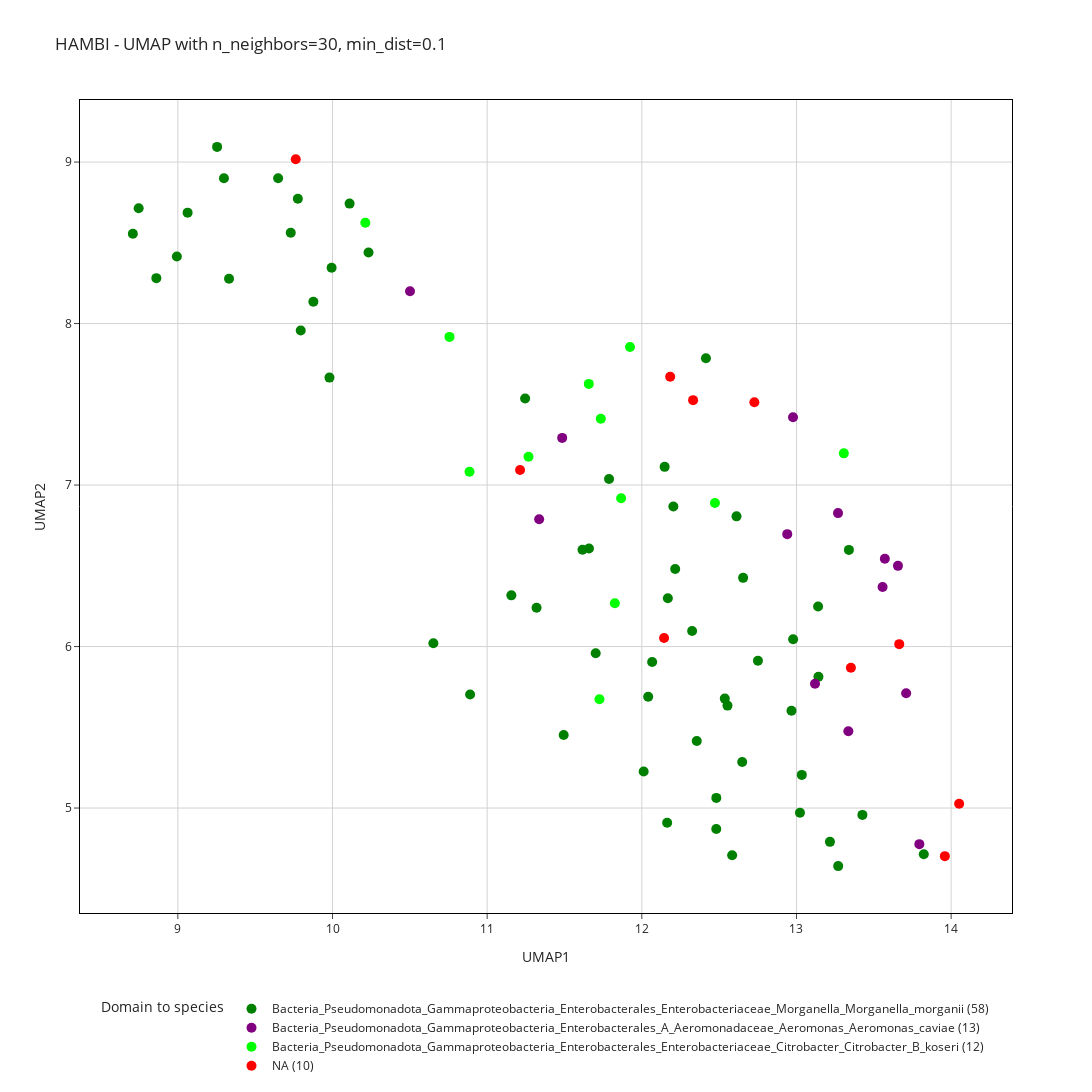

Write notebook code for a chart like this one.
### Code cell
n_neighbors = [30]
min_dist = [0.1]
color_dict = ["#008000", "#800080", "#00FF00", "#FF0000"]

custom_colors = color_dict
for n in n_neighbors:
    for m in min_dist:
        reducer = umap.UMAP(n_neighbors=n, min_dist=m, random_state=seed)
        embedding = reducer.fit_transform(df_top150_C3.iloc[:, :-17])
        top150_UMAP_df_C3  = pd.DataFrame({
            'UMAP1': embedding[:, 0],
            'UMAP2': embedding[:, 1],
            'Domain to species': df_top150_C3['Domain to species'],
            'Domain to genus': df_top150_C3['Domain to genus'],
            'element': df_top150_C3['element'],
            'contig': df_top150_C3.index,
        })
        # clustering k defined choosing the k by looking at the UMAP 
        kmeans = KMeans(n_clusters=11, random_state=seed)
        
        k_labels = kmeans.fit_predict(embedding)
        
        top150_UMAP_df_C3['cluster'] = k_labels
        
        column = 'Domain to species'
        top150_UMAP_df_C3['Domain to species'] = top150_UMAP_df_C3['Domain to species'].fillna('NA')

        value_counts = top150_UMAP_df_C3[column].value_counts().to_dict()

        top150_UMAP_df_C3[f'{column}_with_counts'] = top150_UMAP_df_C3[column].apply(lambda x: f'{x} ({value_counts[x]})')

        top150_UMAP_df_C3['count'] = top150_UMAP_df_C3[column].map(value_counts)
        top150_UMAP_df_C3 = top150_UMAP_df_C3.sort_values(by=['count'], ascending=False)

        top150_UMAP_df_C3[f'{column}_with_counts'] = pd.Categorical(
            top150_UMAP_df_C3[f'{column}_with_counts'],
            categories=top150_UMAP_df_C3[f'{column}_with_counts'].unique(),
            ordered=True
        )
        
        fig = px.scatter(top150_UMAP_df_C3, 
                            x='UMAP1', 
                            y='UMAP2', 
                            labels={f'{column}_with_counts': column},
                            color=f'{column}_with_counts', 
                            title=f' HAMBI - UMAP with n_neighbors={n}, min_dist={m}', 
                            color_discrete_sequence=custom_colors,
                            hover_data={'cluster': True, 'Domain to species': True, 'Domain to genus': True, 'element': True, 'contig': True} )
        title = f' HAMBI - UMAP with n_neighbors={n}, min_dist={m}'
        fig.update_traces(marker=dict(size=10))
        fig.update_layout(
            height=1700,
            width=1200,
            title_text=title,
            showlegend=True,
            legend=dict(
                x=0.5,
                y=-0.1,
                traceorder="normal",
                xanchor='center',
                yanchor='top',
                orientation='h'
            ),
            template='simple_white',
            xaxis=dict(
                showgrid=True,
                gridcolor='lightgray',
                zeroline=False,
                showline=True,  
                linecolor='black', 
                linewidth=1,
                mirror=True
            ),
            yaxis=dict(
                showgrid=True,
                gridcolor='lightgray',
                zeroline=False,
                showline=True,
                linecolor='black',
                linewidth=1,
                mirror=True
            )
        )
        fig.show()
        fig.write_image(f'UMAP_HAMBI_top150_features/UMAP_{n}_{m}_C3.png')
        fig.write_html(f'UMAP_HAMBI_top150_features/UMAP_{n}_{m}_C3.html')

### Figure 1 — Plotly figure (JSON) as saved in the notebook; plotly's stock layout.template omitted (floating-point values rounded to 4 significant figures; data arrays with more than 128 entries replaced by an {"elided": "..."} marker saying what was removed)
{"data": [{"customdata": {"elided": "58x5 mixed values"}, "hovertemplate": "Domain to species=%{customdata[1]}<br>UMAP1=%{x}<br>UMAP2=%{y}<br>cluster=%{customdata[0]}<br>Domain to genus=%{customdata[2]}<br>element=%{customdata[3]}<br>contig=%{customdata[4]}<extra></extra>", "legendgroup": "Bacteria_Pseudomonadota_Gammaproteobacteria_Enterobacterales_Enterobacteriaceae_Morganella_Morganella_morganii (58)", "marker": {"color": "#008000", "size": 10, "symbol": "circle"}, "mode": "markers", "name": "Bacteria_Pseudomonadota_Gammaproteobacteria_Enterobacterales_Enterobacteriaceae_Morganella_Morganella_morganii (58)", "orientation": "v", "showlegend": true, "type": "scatter", "x": [13.02, 9.795, 9.648, 11.16, 8.994, 12.98, 12.48, 10.65, 8.861, 11.32, 12.97, 12.07, 12.33, 12.55, 12.65, 11.7, 12.54, 13.14, 9.298, 12.41, 12.75, 8.709, 12.36, 9.98, 9.776, 13.03, 12.17, 10.89, 13.27, 9.876, 13.22, 12.01, 12.04, 12.58, 11.62, 9.063, 9.73, 13.82, 8.747, 9.994, 12.61, 9.254, 11.25, 11.49, 9.331, 12.65, 13.34, 12.15, 13.43, 12.2, 13.14, 12.16, 11.79, 10.11, 12.48, 10.23, 12.22, 11.66], "xaxis": "x", "y": [4.971, 7.957, 8.9, 6.317, 8.415, 6.045, 4.87, 6.02, 8.281, 6.24, 5.602, 5.904, 6.096, 5.634, 5.285, 5.958, 5.678, 6.248, 8.9, 7.785, 5.912, 8.557, 5.415, 7.665, 8.773, 5.205, 6.299, 5.703, 4.64, 8.136, 4.791, 5.226, 5.689, 4.707, 6.6, 8.687, 8.563, 4.714, 8.714, 8.346, 6.806, 9.094, 7.535, 5.452, 8.278, 6.425, 6.599, 7.113, 4.958, 6.867, 5.813, 4.909, 7.038, 8.743, 5.063, 8.44, 6.48, 6.607], "yaxis": "y"}, {"customdata": [[8, "Bacteria_Pseudomonadota_Gammaproteobacteria_Enterobacterales_A_Aeromonadaceae_Aeromonas_Aeromonas_caviae", "Bacteria_Pseudomonadota_Gammaproteobacteria_Enterobacterales_A_Aeromonadaceae_Aeromonas", "chromosome", "bcAd1039T--bcAd1039T_ptg000225l"], [3, "Bacteria_Pseudomonadota_Gammaproteobacteria_Enterobacterales_A_Aeromonadaceae_Aeromonas_Aeromonas_caviae", "Bacteria_Pseudomonadota_Gammaproteobacteria_Enterobacterales_A_Aeromonadaceae_Aeromonas", "chromosome", "bcAd1039T--bcAd1039T_ptg000391l"], [8, "Bacteria_Pseudomonadota_Gammaproteobacteria_Enterobacterales_A_Aeromonadaceae_Aeromonas_Aeromonas_caviae", "Bacteria_Pseudomonadota_Gammaproteobacteria_Enterobacterales_A_Aeromonadaceae_Aeromonas", "chromosome", "bcAd1039T--bcAd1039T_ptg000114l"], [8, "Bacteria_Pseudomonadota_Gammaproteobacteria_Enterobacterales_A_Aeromonadaceae_Aeromonas_Aeromonas_caviae", "Bacteria_Pseudomonadota_Gammaproteobacteria_Enterobacterales_A_Aeromonadaceae_Aeromonas", "chromosome", "bcAd1039T--bcAd1039T_ptg000348l"], [5, "Bacteria_Pseudomonadota_Gammaproteobacteria_Enterobacterales_A_Aeromonadaceae_Aeromonas_Aeromonas_caviae", "Bacteria_Pseudomonadota_Gammaproteobacteria_Enterobacterales_A_Aeromonadaceae_Aeromonas", "chromosome", "bcAd1039T--bcAd1039T_ptg000258l"], [4, "Bacteria_Pseudomonadota_Gammaproteobacteria_Enterobacterales_A_Aeromonadaceae_Aeromonas_Aeromonas_caviae", "Bacteria_Pseudomonadota_Gammaproteobacteria_Enterobacterales_A_Aeromonadaceae_Aeromonas", "chromosome", "bcAd1039T--bcAd1039T_ptg000023l"], [6, "Bacteria_Pseudomonadota_Gammaproteobacteria_Enterobacterales_A_Aeromonadaceae_Aeromonas_Aeromonas_caviae", "Bacteria_Pseudomonadota_Gammaproteobacteria_Enterobacterales_A_Aeromonadaceae_Aeromonas", "chromosome", "bcAd1039T--bcAd1039T_ptg000460l"], [4, "Bacteria_Pseudomonadota_Gammaproteobacteria_Enterobacterales_A_Aeromonadaceae_Aeromonas_Aeromonas_caviae", "Bacteria_Pseudomonadota_Gammaproteobacteria_Enterobacterales_A_Aeromonadaceae_Aeromonas", "chromosome", "bcAd1039T--bcAd1039T_ptg000244l"], [8, "Bacteria_Pseudomonadota_Gammaproteobacteria_Enterobacterales_A_Aeromonadaceae_Aeromonas_Aeromonas_caviae", "Bacteria_Pseudomonadota_Gammaproteobacteria_Enterobacterales_A_Aeromonadaceae_Aeromonas", "chromosome", "bcAd1039T--bcAd1039T_ptg000267l"], [8, "Bacteria_Pseudomonadota_Gammaproteobacteria_Enterobacterales_A_Aeromonadaceae_Aeromonas_Aeromonas_caviae", "Bacteria_Pseudomonadota_Gammaproteobacteria_Enterobacterales_A_Aeromonadaceae_Aeromonas", "chromosome", "bcAd1039T--bcAd1039T_ptg000111l"], [7, "Bacteria_Pseudomonadota_Gammaproteobacteria_Enterobacterales_A_Aeromonadaceae_Aeromonas_Aeromonas_caviae", "Bacteria_Pseudomonadota_Gammaproteobacteria_Enterobacterales_A_Aeromonadaceae_Aeromonas", "chromosome", "bcAd1039T--bcAd1039T_ptg000200l"], [3, "Bacteria_Pseudomonadota_Gammaproteobacteria_Enterobacterales_A_Aeromonadaceae_Aeromonas_Aeromonas_caviae", "Bacteria_Pseudomonadota_Gammaproteobacteria_Enterobacterales_A_Aeromonadaceae_Aeromonas", "chromosome", "bcAd1039T--bcAd1039T_ptg000415l"], [4, "Bacteria_Pseudomonadota_Gammaproteobacteria_Enterobacterales_A_Aeromonadaceae_Aeromonas_Aeromonas_caviae", "Bacteria_Pseudomonadota_Gammaproteobacteria_Enterobacterales_A_Aeromonadaceae_Aeromonas", "chromosome", "bcAd1039T--bcAd1039T_ptg000354l"]], "hovertemplate": "Domain to species=%{customdata[1]}<br>UMAP1=%{x}<br>UMAP2=%{y}<br>cluster=%{customdata[0]}<br>Domain to genus=%{customdata[2]}<br>element=%{customdata[3]}<br>contig=%{customdata[4]}<extra></extra>", "legendgroup": "Bacteria_Pseudomonadota_Gammaproteobacteria_Enterobacterales_A_Aeromonadaceae_Aeromonas_Aeromonas_caviae (13)", "marker": {"color": "#800080", "size": 10, "symbol": "circle"}, "mode": "markers", "name": "Bacteria_Pseudomonadota_Gammaproteobacteria_Enterobacterales_A_Aeromonadaceae_Aeromonas_Aeromonas_caviae (13)", "orientation": "v", "showlegend": true, "type": "scatter", "x": [13.66, 11.34, 13.56, 13.27, 10.5, 13.71, 13.79, 13.12, 12.94, 13.57, 12.98, 11.49, 13.34], "xaxis": "x", "y": [6.5, 6.789, 6.368, 6.826, 8.2, 5.711, 4.777, 5.77, 6.696, 6.544, 7.419, 7.292, 5.476], "yaxis": "y"}, {"customdata": [[10, "Bacteria_Pseudomonadota_Gammaproteobacteria_Enterobacterales_Enterobacteriaceae_Citrobacter_Citrobacter_B_koseri", "Bacteria_Pseudomonadota_Gammaproteobacteria_Enterobacterales_Enterobacteriaceae_Citrobacter", "chromosome", "bcAd1039T--bcAd1039T_ptg000658l"], [7, "Bacteria_Pseudomonadota_Gammaproteobacteria_Enterobacterales_Enterobacteriaceae_Citrobacter_Citrobacter_B_koseri", "Bacteria_Pseudomonadota_Gammaproteobacteria_Enterobacterales_Enterobacteriaceae_Citrobacter", "chromosome", "bcAd1063T--bcAd1063T_ptg000302l"], [3, "Bacteria_Pseudomonadota_Gammaproteobacteria_Enterobacterales_Enterobacteriaceae_Citrobacter_Citrobacter_B_koseri", "Bacteria_Pseudomonadota_Gammaproteobacteria_Enterobacterales_Enterobacteriaceae_Citrobacter", "chromosome", "bcAd1063T--bcAd1063T_ptg000314l"], [10, "Bacteria_Pseudomonadota_Gammaproteobacteria_Enterobacterales_Enterobacteriaceae_Citrobacter_Citrobacter_B_koseri", "Bacteria_Pseudomonadota_Gammaproteobacteria_Enterobacterales_Enterobacteriaceae_Citrobacter", "chromosome", "bcAd1063T--bcAd1063T_ptg000361l"], [3, "Bacteria_Pseudomonadota_Gammaproteobacteria_Enterobacterales_Enterobacteriaceae_Citrobacter_Citrobacter_B_koseri", "Bacteria_Pseudomonadota_Gammaproteobacteria_Enterobacterales_Enterobacteriaceae_Citrobacter", "chromosome", "bcAd1063T--bcAd1063T_ptg000321l"], [5, "Bacteria_Pseudomonadota_Gammaproteobacteria_Enterobacterales_Enterobacteriaceae_Citrobacter_Citrobacter_B_koseri", "Bacteria_Pseudomonadota_Gammaproteobacteria_Enterobacterales_Enterobacteriaceae_Citrobacter", "chromosome", "bcAd1063T--bcAd1063T_ptg000365l"], [3, "Bacteria_Pseudomonadota_Gammaproteobacteria_Enterobacterales_Enterobacteriaceae_Citrobacter_Citrobacter_B_koseri", "Bacteria_Pseudomonadota_Gammaproteobacteria_Enterobacterales_Enterobacteriaceae_Citrobacter", "chromosome", "bcAd1063T--bcAd1063T_ptg000354l"], [3, "Bacteria_Pseudomonadota_Gammaproteobacteria_Enterobacterales_Enterobacteriaceae_Citrobacter_Citrobacter_B_koseri", "Bacteria_Pseudomonadota_Gammaproteobacteria_Enterobacterales_Enterobacteriaceae_Citrobacter", "chromosome", "bcAd1039T--bcAd1039T_ptg000700l"], [0, "Bacteria_Pseudomonadota_Gammaproteobacteria_Enterobacterales_Enterobacteriaceae_Citrobacter_Citrobacter_B_koseri", "Bacteria_Pseudomonadota_Gammaproteobacteria_Enterobacterales_Enterobacteriaceae_Citrobacter", "chromosome", "bcAd1039T--bcAd1039T_ptg000653l"], [8, "Bacteria_Pseudomonadota_Gammaproteobacteria_Enterobacterales_Enterobacteriaceae_Citrobacter_Citrobacter_B_koseri", "Bacteria_Pseudomonadota_Gammaproteobacteria_Enterobacterales_Enterobacteriaceae_Citrobacter", "chromosome", "bcAd1039T--bcAd1039T_ptg000705l"], [3, "Bacteria_Pseudomonadota_Gammaproteobacteria_Enterobacterales_Enterobacteriaceae_Citrobacter_Citrobacter_B_koseri", "Bacteria_Pseudomonadota_Gammaproteobacteria_Enterobacterales_Enterobacteriaceae_Citrobacter", "chromosome", "bcAd1039T--bcAd1039T_ptg000683l"], [5, "Bacteria_Pseudomonadota_Gammaproteobacteria_Enterobacterales_Enterobacteriaceae_Citrobacter_Citrobacter_B_koseri", "Bacteria_Pseudomonadota_Gammaproteobacteria_Enterobacterales_Enterobacteriaceae_Citrobacter", "chromosome", "bcAd1063T--bcAd1063T_ptg000308l"]], "hovertemplate": "Domain to species=%{customdata[1]}<br>UMAP1=%{x}<br>UMAP2=%{y}<br>cluster=%{customdata[0]}<br>Domain to genus=%{customdata[2]}<br>element=%{customdata[3]}<br>contig=%{customdata[4]}<extra></extra>", "legendgroup": "Bacteria_Pseudomonadota_Gammaproteobacteria_Enterobacterales_Enterobacteriaceae_Citrobacter_Citrobacter_B_koseri (12)", "marker": {"color": "#00FF00", "size": 10, "symbol": "circle"}, "mode": "markers", "name": "Bacteria_Pseudomonadota_Gammaproteobacteria_Enterobacterales_Enterobacteriaceae_Citrobacter_Citrobacter_B_koseri (12)", "orientation": "v", "showlegend": true, "type": "scatter", "x": [12.47, 11.92, 11.74, 11.83, 11.66, 10.76, 10.89, 11.27, 11.73, 13.31, 11.87, 10.21], "xaxis": "x", "y": [6.888, 7.854, 7.411, 6.268, 7.626, 7.918, 7.082, 7.175, 5.674, 7.196, 6.918, 8.625], "yaxis": "y"}, {"customdata": [[2, "NA", null, null, "bcAd1046T--bcAd1046T_ptg000012l"], [6, "NA", null, null, "bcAd1046T--bcAd1046T_ptg000149l"], [3, "NA", null, null, "bcAd1046T--bcAd1046T_ptg000173l"], [7, "NA", null, null, "bcAd1046T--bcAd1046T_ptg000086l"], [7, "NA", null, null, "bcAd1046T--bcAd1046T_ptg000088l"], [6, "NA", null, null, "bcAd1046T--bcAd1046T_ptg000201l"], [4, "NA", null, null, "bcAd1046T--bcAd1046T_ptg000212l"], [4, "NA", null, null, "bcAd1046T--bcAd1046T_ptg000194l"], [7, "NA", null, null, "bcAd1046T--bcAd1046T_ptg000110l"], [5, "NA", null, null, "bcAd1063T--bcAd1063T_ptg000099l"]], "hovertemplate": "Domain to species=%{customdata[1]}<br>UMAP1=%{x}<br>UMAP2=%{y}<br>cluster=%{customdata[0]}<br>Domain to genus=%{customdata[2]}<br>element=%{customdata[3]}<br>contig=%{customdata[4]}<extra></extra>", "legendgroup": "NA (10)", "marker": {"color": "#FF0000", "size": 10, "symbol": "circle"}, "mode": "markers", "name": "NA (10)", "orientation": "v", "showlegend": true, "type": "scatter", "x": [12.14, 13.96, 11.21, 12.73, 12.18, 14.05, 13.66, 13.35, 12.33, 9.762], "xaxis": "x", "y": [6.053, 4.702, 7.093, 7.513, 7.671, 5.027, 6.015, 5.869, 7.526, 9.017], "yaxis": "y"}], "layout": {"height": 1700, "legend": {"orientation": "h", "title": {"text": "Domain to species"}, "tracegroupgap": 0, "traceorder": "normal", "x": 0.5, "xanchor": "center", "y": -0.1, "yanchor": "top"}, "showlegend": true, "title": {"text": " HAMBI - UMAP with n_neighbors=30, min_dist=0.1"}, "width": 1200, "xaxis": {"anchor": "y", "autorange": true, "domain": [0, 1], "gridcolor": "lightgray", "linecolor": "black", "linewidth": 1, "mirror": true, "range": [8.372, 14.39], "showgrid": true, "showline": true, "title": {"text": "UMAP1"}, "type": "linear", "zeroline": false}, "yaxis": {"anchor": "x", "autorange": true, "domain": [0, 1], "gridcolor": "lightgray", "linecolor": "black", "linewidth": 1, "mirror": true, "range": [4.368, 9.367], "showgrid": true, "showline": true, "title": {"text": "UMAP2"}, "type": "linear", "zeroline": false}}}
